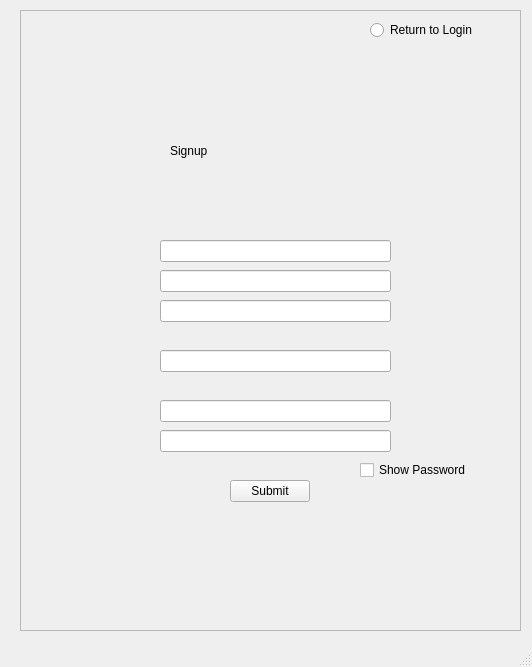
<?xml version="1.0" encoding="UTF-8"?>
<ui version="4.0">
 <class>signup</class>
 <widget class="QMainWindow" name="signup">
  <property name="geometry">
   <rect>
    <x>0</x>
    <y>0</y>
    <width>532</width>
    <height>667</height>
   </rect>
  </property>
  <property name="windowTitle">
   <string>MainWindow</string>
  </property>
  <widget class="QWidget" name="centralwidget">
   <widget class="QFrame" name="frame">
    <property name="geometry">
     <rect>
      <x>20</x>
      <y>10</y>
      <width>501</width>
      <height>621</height>
     </rect>
    </property>
    <property name="frameShape">
     <enum>QFrame::StyledPanel</enum>
    </property>
    <property name="frameShadow">
     <enum>QFrame::Raised</enum>
    </property>
    <widget class="QRadioButton" name="radioButton">
     <property name="geometry">
      <rect>
       <x>350</x>
       <y>10</y>
       <width>121</width>
       <height>20</height>
      </rect>
     </property>
     <property name="text">
      <string>Return to Login</string>
     </property>
    </widget>
    <widget class="QLabel" name="label">
     <property name="geometry">
      <rect>
       <x>150</x>
       <y>60</y>
       <width>241</width>
       <height>161</height>
      </rect>
     </property>
     <property name="text">
      <string>Signup</string>
     </property>
    </widget>
    <widget class="QLineEdit" name="emailLine">
     <property name="geometry">
      <rect>
       <x>140</x>
       <y>230</y>
       <width>231</width>
       <height>22</height>
      </rect>
     </property>
    </widget>
    <widget class="QLineEdit" name="fNameLine">
     <property name="geometry">
      <rect>
       <x>140</x>
       <y>260</y>
       <width>231</width>
       <height>22</height>
      </rect>
     </property>
    </widget>
    <widget class="QLineEdit" name="lNameLine">
     <property name="geometry">
      <rect>
       <x>140</x>
       <y>290</y>
       <width>231</width>
       <height>22</height>
      </rect>
     </property>
    </widget>
    <widget class="QLineEdit" name="usernameLine">
     <property name="geometry">
      <rect>
       <x>140</x>
       <y>340</y>
       <width>231</width>
       <height>22</height>
      </rect>
     </property>
    </widget>
    <widget class="QLineEdit" name="passwordLine">
     <property name="geometry">
      <rect>
       <x>140</x>
       <y>390</y>
       <width>231</width>
       <height>22</height>
      </rect>
     </property>
    </widget>
    <widget class="QLineEdit" name="confirmPasswordLine">
     <property name="geometry">
      <rect>
       <x>140</x>
       <y>420</y>
       <width>231</width>
       <height>22</height>
      </rect>
     </property>
    </widget>
    <widget class="QPushButton" name="pushButton">
     <property name="geometry">
      <rect>
       <x>210</x>
       <y>470</y>
       <width>80</width>
       <height>22</height>
      </rect>
     </property>
     <property name="text">
      <string>Submit</string>
     </property>
    </widget>
    <widget class="QCheckBox" name="passwordChkBox">
     <property name="geometry">
      <rect>
       <x>340</x>
       <y>450</y>
       <width>111</width>
       <height>20</height>
      </rect>
     </property>
     <property name="text">
      <string>Show Password</string>
     </property>
    </widget>
   </widget>
  </widget>
  <widget class="QMenuBar" name="menubar">
   <property name="geometry">
    <rect>
     <x>0</x>
     <y>0</y>
     <width>532</width>
     <height>19</height>
    </rect>
   </property>
  </widget>
  <widget class="QStatusBar" name="statusbar"/>
 </widget>
 <resources/>
 <connections/>
</ui>
